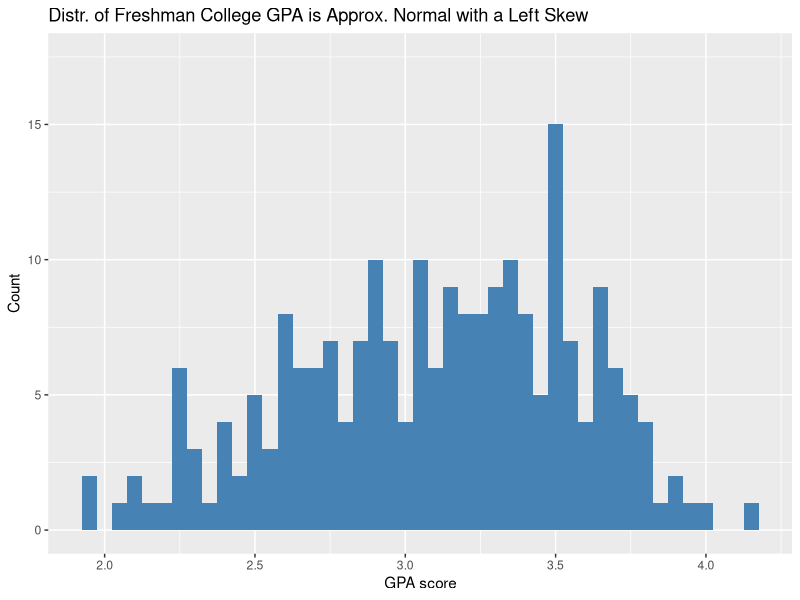
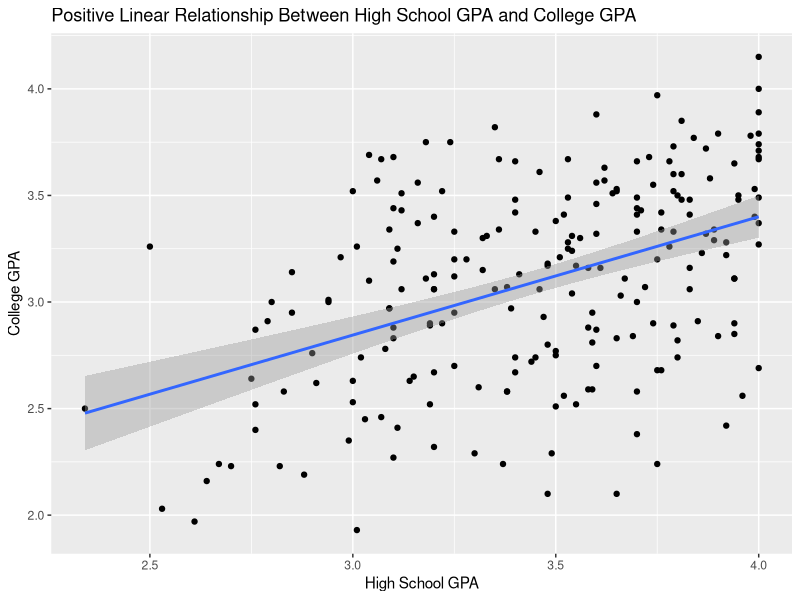
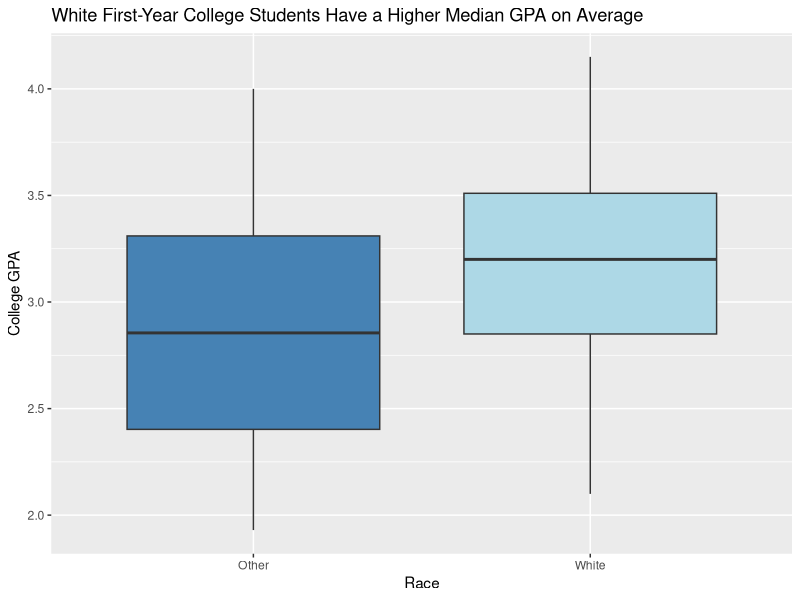
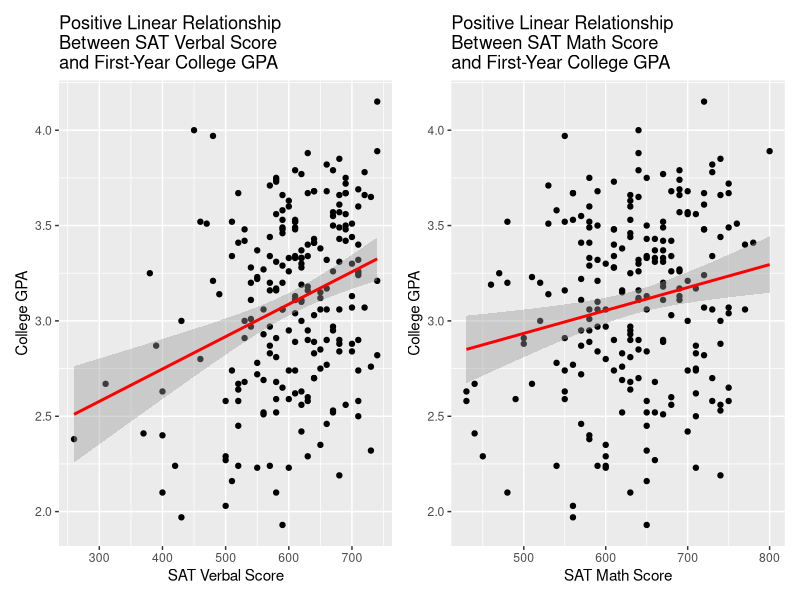
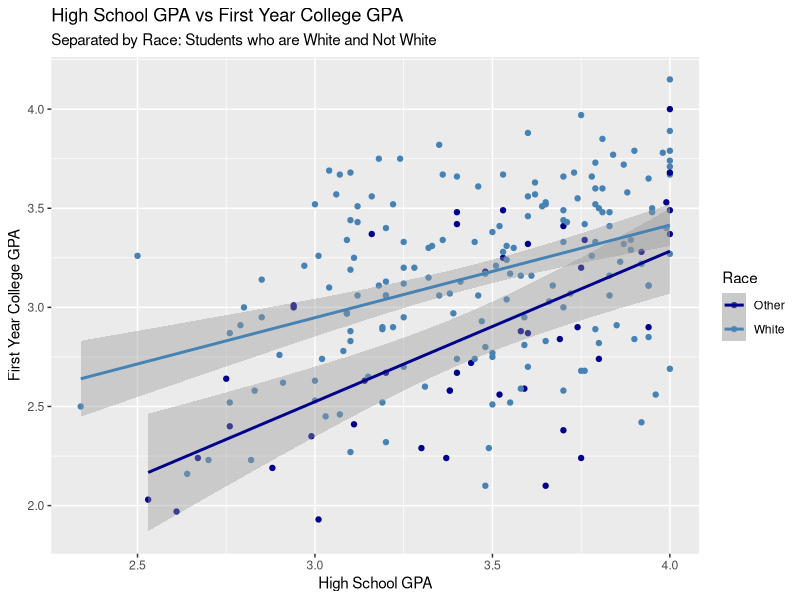
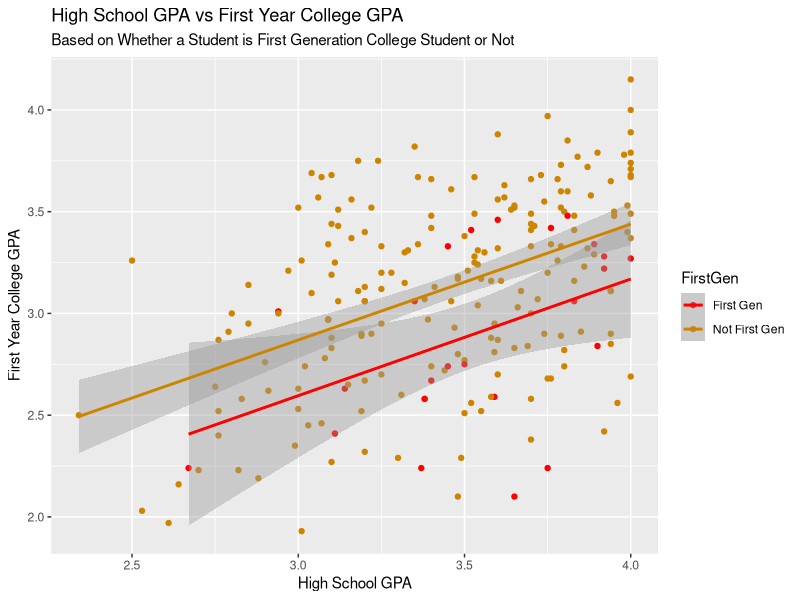
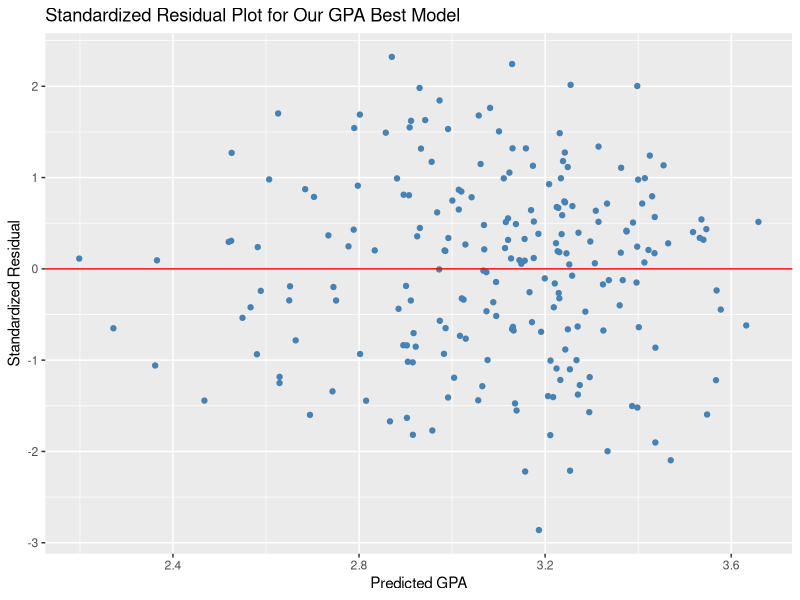
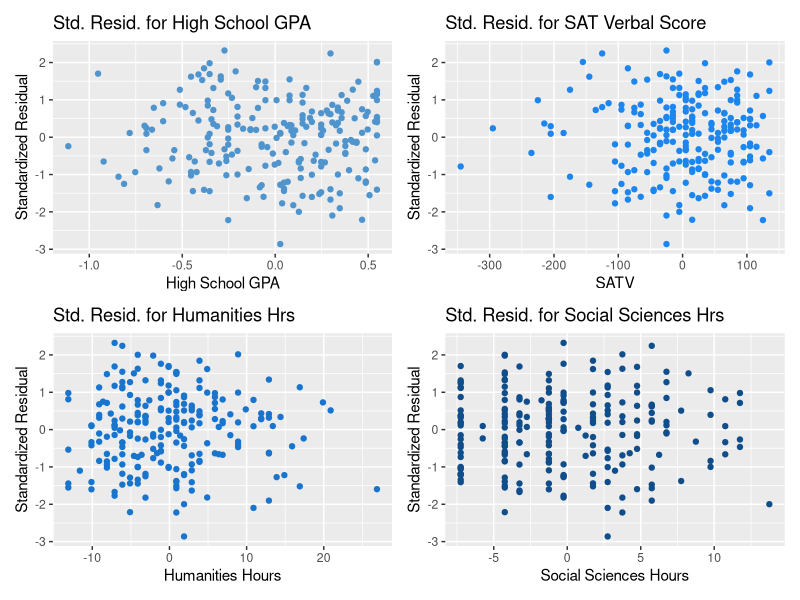

Recreate these plots in R, in order.
## ---- chunk 1
knitr::opts_chunk$set(echo = FALSE, 
                      warning = FALSE, 
                      message = FALSE)
## ---- chunk 2
### Load Packages and Data
library(tidyverse)
library(broom)
library(knitr)
library(patchwork)
library(rms)
#load any other packages as needed
## ---- chunk 3
FirstYearCollegeGPA <- read_csv("data/FirstYearGPA.csv")
## ---- chunk 4
FirstYearCollegeGPA <- FirstYearCollegeGPA %>%
  mutate(FirstGen = case_when(FirstGen == 1 ~ "First Gen", 
                              FirstGen == 0 ~ "Not First Gen"),
         CollegeBound = case_when(CollegeBound == 1 ~ "Majority HS College Bound",
                                  CollegeBound == 0 ~ "Majority HS Not College Bound"), 
         White = case_when(White == 1 ~ "White", 
                           White == 0 ~ "Other"), 
         Male = case_when(Male == 1 ~ "Male", 
                          Male == 0 ~ "Female"))

## ---- chunk 5
FirstYearCollegeGPA <- FirstYearCollegeGPA %>%
  mutate(Male = as.factor(Male)) %>%
  mutate(White = as.factor(White)) %>%
  mutate(CollegeBound = as.factor(CollegeBound)) %>%
  mutate(FirstGen = as.factor(FirstGen)) 

## ---- chunk 6
FirstYearCollegeGPA <- FirstYearCollegeGPA %>%
  mutate(HSGPA_cent = HSGPA - mean(HSGPA)) %>% 
  mutate(SATV_cent = SATV - mean(SATV)) %>% 
  mutate(SATM_cent = SATM - mean(SATM)) %>% 
  mutate(HU_cent = HU - mean(HU)) %>% 
  mutate(SS_cent = SS - mean(SS))

## ---- chunk 7
ggplot(data = FirstYearCollegeGPA, mapping = aes(x = GPA)) + 
  geom_histogram(binwidth = 0.05, fill = "steelblue") +
  labs(title = "Distr. of Freshman College GPA is Approx. Normal with a Left Skew", x = "GPA score", y = "Count") +
  ylim(0, 17.5)

FirstYearCollegeGPA %>%
  summarise(meangpa = mean(GPA), 
            mediangpa = median(GPA), 
            sdgpa = sd(GPA), 
            q1gpa = quantile(GPA, probs = 0.25), 
            q3gpa = quantile(GPA, probs = 0.75), 
            iqrgpa = IQR(GPA), 
            maxgpa = max(GPA), 
            mingpa = min(GPA)) %>%
  kable(digits = 3)
## ---- chunk 8
ggplot(data = FirstYearCollegeGPA, mapping = aes(x = HSGPA, y = GPA)) +
  geom_point() +
  labs(title = "Positive Linear Relationship Between High School GPA and College GPA", x = "High School GPA", y = "College GPA") +
  geom_smooth(method = "lm")
## ---- chunk 9
ggplot(data = FirstYearCollegeGPA, mapping = aes(x = White, y = GPA, fill = White)) +
  geom_boxplot() +
  labs(title = "White First-Year College Students Have a Higher Median GPA on Average ", x = "Race", y = "College GPA") +
  scale_fill_manual(values = c("steelblue", "lightblue")) +
  theme(legend.position = "none")
## ---- chunk 10
p1 <- ggplot(data = FirstYearCollegeGPA, mapping = aes(x = SATV, y = GPA)) +
  geom_point() +
  labs(title = "Positive Linear Relationship \nBetween SAT Verbal Score \nand First-Year College GPA", x = "SAT Verbal Score", y = "College GPA") +
  geom_smooth(method = "lm", color = "red")

p2 <- ggplot(data = FirstYearCollegeGPA, mapping = aes(x = SATM, y = GPA)) +
  geom_point() +
  labs(title = "Positive Linear Relationship \nBetween SAT Math Score \nand First-Year College GPA", x = "SAT Math Score", y = "College GPA") +
  geom_smooth(method = "lm", color = "red")

p1 + p2
## ---- chunk 11
ggplot(data = FirstYearCollegeGPA, aes(x = HSGPA, y = GPA, color = White)) + 
  geom_point() + 
  geom_smooth(method = lm) + 
  labs(title = "High School GPA vs First Year College GPA", subtitle = "Separated by Race: Students who are White and Not White", x = "High School GPA", y = "First Year College GPA", color = "Race") +
  scale_color_manual(values = c("darkblue", "steelblue"))
## ---- chunk 12
ggplot(data = FirstYearCollegeGPA, aes(x = HSGPA, y = GPA, color = FirstGen)) + 
  geom_point() + 
  geom_smooth(method = lm) + 
  labs(title = "High School GPA vs First Year College GPA", subtitle = "Based on Whether a Student is First Generation College Student or Not", x = "High School GPA", y = "First Year College GPA", y = "First Generation") +
  scale_color_manual(values = c("red", "orange3"))
  
## ---- chunk 13
int_only <- lm(GPA ~ 1, data = FirstYearCollegeGPA)
full_model <- lm(GPA ~ SATV_cent + SATM_cent + HSGPA_cent + Male + HU_cent + SS_cent + FirstGen + CollegeBound + White + White*HSGPA_cent, data = FirstYearCollegeGPA)
## ---- chunk 14
Selected_model <- step(full_model, scope = formula(int_only), direction = "backward", trace = 0)
tidy(Selected_model) %>%
  kable(digits = 3)
## ---- chunk 15
gpa_aug <- augment(Selected_model) %>%
   mutate(obs_num = row_number()) 
## ---- chunk 16
ggplot(data = gpa_aug, mapping = aes(x = .fitted, y = .std.resid)) + 
  geom_point(color = "steelblue") +
  geom_hline(yintercept = 0, color = "red") +
  labs(title = "Standardized Residual Plot for Our GPA Best Model", x = "Predicted GPA", y = "Standardized Residual")
## ---- chunk 17
p1 <- ggplot(data = gpa_aug, mapping = aes(x = HSGPA_cent, y = .std.resid)) + 
  geom_point(color = "steelblue3") +
  labs(title = "Std. Resid. for High School GPA", x = "High School GPA", y = "Standardized Residual")

p2 <- ggplot(data = gpa_aug, mapping = aes(x = SATV_cent, y = .std.resid)) + 
  geom_point(color = "dodgerblue2") +
  labs(title = "Std. Resid. for SAT Verbal Score", x = "SATV", y = "Standardized Residual")

p3 <- ggplot(data = gpa_aug, mapping = aes(x = HU_cent, y = .std.resid)) + 
  geom_point(color = "dodgerblue3") +
  labs(title = "Std. Resid. for Humanities Hrs", x = "Humanities Hours", y = "Standardized Residual")

p4 <- ggplot(data = gpa_aug, mapping = aes(x = SS_cent, y = .std.resid)) + 
  geom_point(color = "dodgerblue4") +
  labs(title = "Std. Resid. for Social Sciences Hrs", x = "Social Sciences Hours", y = "Standardized Residual")

p5 <- ggplot(data = gpa_aug, mapping = aes(x = White, y = .std.resid, fill = White)) + 
  geom_boxplot() +
  labs(title = "Standardized Residual for Race", x = "Race", y = "Standardized Residual") +
  theme(legend.position = "none") +
  scale_fill_manual(values = c("steelblue", "lightblue")) +
  geom_hline(yintercept = 0, color = "red")

(p1 + p2)/(p3 + p4)
p5
## ---- chunk 18
resid_hist <- ggplot(data = gpa_aug, aes(x = .std.resid)) +
  geom_histogram(fill = "steelblue4") +
  labs(x = "Standardized Residuals", title = "Dist. of Residuals")

resid_qq <- ggplot(data = gpa_aug, aes(sample = .std.resid)) +
  stat_qq(color = "steelblue4") + 
  stat_qq_line(color = "red") +
  labs(title = "Normal QQ-plot of Std. Resid.")

resid_hist + resid_qq
## ---- chunk 19
gpa_aug <- augment(Selected_model) %>%
   mutate(obs_num = row_number()) 
## ---- chunk 20
leverage_threshold <- (2 * 6) / nrow(FirstYearCollegeGPA)
leverage_threshold
## ---- chunk 21
ggplot(data = gpa_aug, aes(x = obs_num, y = .hat)) + 
  geom_point(alpha = 0.7) + 
  geom_hline(yintercept = leverage_threshold, color = "red") +
  labs(x = "Observation Number", y = "Leverage", title = "There are Several Observations in Our Model with High Leverage") +
  geom_text(aes(label=ifelse(.hat > leverage_threshold,
                             as.character(obs_num), "")), nudge_x = 4)
## ---- chunk 22
ggplot(data = gpa_aug, aes(x = .fitted, y = .std.resid)) +
  geom_point(alpha = 0.7) +
  geom_hline(yintercept = c(-2, 2), color = "blue", lty = 2) +
  geom_hline(yintercept = c(-3, 3), color = "red", lty = 2) +
  ylim(-4, 4) +
  geom_text(aes(label = ifelse(abs(.std.resid) > 2, as.character(obs_num), "")), nudge_x = 1) + 
  labs(x = "Predicted College Freshman GPA", y = "Standardized Residuals", title = "Standardized Residual Plot of College Freshman GPA")
## ---- chunk 23
gpa_aug %>%
  filter(abs(.std.resid) > 2) %>%
  select(GPA, .fitted, .resid, .std.resid, .hat) %>%
  kable(digits = 3)
## ---- chunk 24
ggplot(data = gpa_aug, aes(x = obs_num, y = .cooksd)) +
  geom_point(alpha = 0.7) +
  geom_hline(yintercept = c(0.5, 1), color = "red") +
  labs(x = "Observation Number", y = "Cook's Distance", title = "No Points with High Cook's Distance") +
  geom_text(aes(label = ifelse(.hat>0.5, as.character(obs_num), "")), nudge_x = 1)
## ---- chunk 25
multicollinearitycheck <- vif(Selected_model)
tidy(multicollinearitycheck) %>%
  kable(digits = 3)
